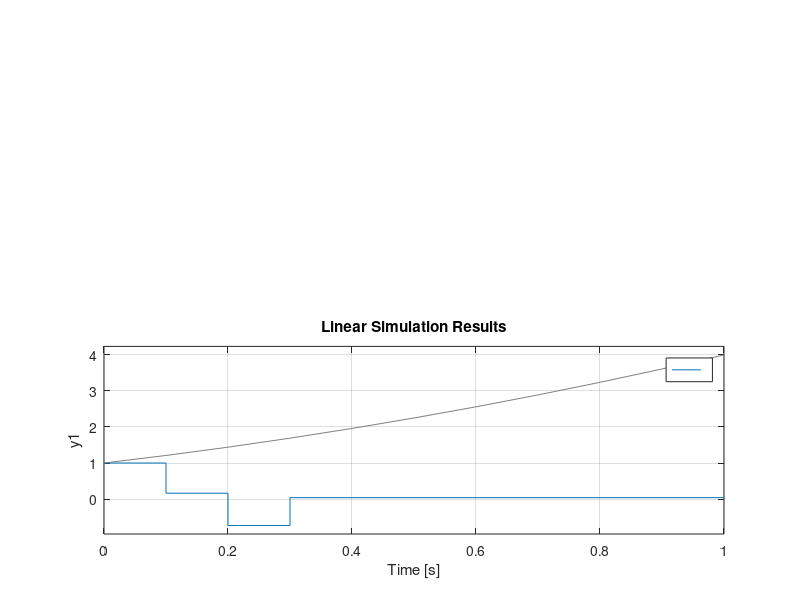

Write the MATLAB code that produced this figure.
beta=[1 1.48];
alpha1=[1 -0.57];
alpha0=[1 -1];
alpha=conv(alpha1, alpha0);
T = 0.1;

W = tf(beta, alpha, T);
beta1=[1];
beta0=[1 1.48];
r=2; %порядок астатизма
k=sum(roots(alpha1) == 1) + sum(roots(alpha0) == 1) + sum(roots(beta1) == 1) + sum(roots(beta0) == 1);

l=r-k;
o =((length(alpha0)-1) + l - 1 - (length(beta1)-1) + (length(alpha)-1));
nv = 3;
nm = 1;
nn = 1;
%их я ручками посчитала, потому что не поняла, как тут неравенства решать
% z^3 = (m1*z + m0)*(z+1.48) + (n1*z + n0)*(z-1)*(z-1)
A = [[1 0 0 0]; [-2 1 1 0]; [1 -2 1.48 1]; [0 1 0 1.48]];
B = [1 0 0 0];
X = inv(A) * transpose(B);
n1 = X(1);
n0 = X(2);
m1 = X(3);
m0 = X(4);
M = [m1 m0];
N = [n1 n0];
R = tf(conv(alpha1, M), conv(conv(beta1, N), [1 -1]), T);

t = 0 : 0.1 : 1;
WW = feedback(series(R, W),[1], -1);

g = [1 2 1];
[n, d] = tfdata(feedback([1],series(R, W), -1));
n = n{1};
d = d{1};

c0 =(polyval(n, 1) / polyval(d, 1));

c1 = T * polyval(deconv( n, [1 -1]),1) /polyval(d, 1);

c2 = T * T * polyval(deconv(n, [1 -2 1]), 1) / polyval(d, 1);

%g'' = 2 и с0 и с1 равны 0 => ошибка равна 2*с2 

%извините, я не хочу выносить это в отдельную m-функцию, потому что не вижу
%в этом никакого смысла
disp(2*c2);

subplot(2,1, 1), step(WW, t);
subplot(2, 1, 2), lsim(feedback([1],series(R, W), -1), t.^2 + 2*t +1, t);

